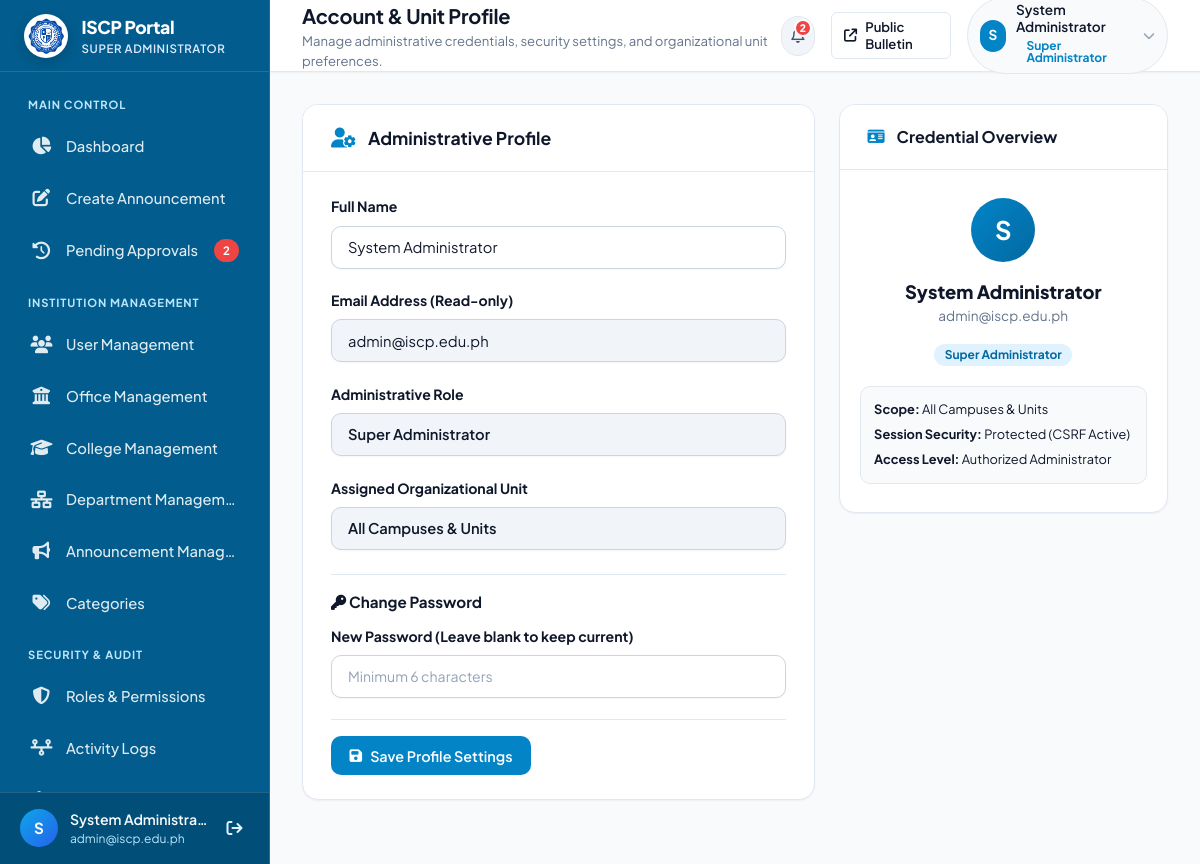
Screenshot of /admin/profile.php (signed in) with the database file from the repository.
### tables this page shows
CREATE TABLE IF NOT EXISTS `users` (
    `id` INT AUTO_INCREMENT PRIMARY KEY,
    `name` VARCHAR(100) NOT NULL,
    `email` VARCHAR(150) NOT NULL UNIQUE,
    `password_hash` VARCHAR(255) NOT NULL,
    `role` VARCHAR(50) NOT NULL DEFAULT 'college_admin',
    `assigned_college` VARCHAR(150) DEFAULT NULL,
    `assigned_office` VARCHAR(150) DEFAULT NULL,
    `assigned_department` VARCHAR(150) DEFAULT NULL,
    `status` ENUM('active', 'inactive') NOT NULL DEFAULT 'active',
    `created_at` TIMESTAMP DEFAULT CURRENT_TIMESTAMP
);

### admin/profile.php (the view, shortened to what the rows shown need)
<?php
require_once __DIR__ . '/includes/auth.php';
$currentUser = current_user();
$page_title = 'Account & Unit Profile';
require_once __DIR__ . '/includes/header.php';
?>
<div style="display: grid; grid-template-columns: minmax(0, 1.4fr) minmax(300px, 0.9fr); gap: 1.5rem; align-items: start;">
    <div class="content-card">
        <div class="card-header">
            <div class="card-header-left">
                <h2 class="card-title">Administrative Profile</h2>
            </div>
        </div>
        <div class="card-body">
            <form method="POST" action="profile.php">
                <div class="form-group">
                    <label class="form-label">Full Name</label>
                    <input type="text" name="name" class="form-control" value="<?= h($currentUser['name']) ?>" required>
                </div>
                <div class="form-group">
                    <label class="form-label">Email Address (Read-only)</label>
                    <input type="email" class="form-control" value="<?= h($currentUser['email']) ?>" readonly style="background: #f1f5f9; cursor: not-allowed;">
                </div>
                <div class="form-group">
                    <label class="form-label">Assigned Organizational Unit</label>
                    <input type="text" class="form-control" value="<?= h($assignedUnit) ?>" readonly style="background: #f1f5f9; cursor: not-allowed; font-weight: 600;">
                </div>
            </form>
        </div>
    </div>
    <div>
        <div class="content-card">
            <div class="card-body" style="text-align: center; padding: 1.75rem 1.25rem;">
                <div class="avatar-circle" style="width: 64px; height: 64px; font-size: 1.6rem; margin: 0 auto 1rem; background: var(--primary-gradient);">
                    <?= strtoupper(substr($currentUser['name'] ?? 'A', 0, 1)) ?>
                </div>
                <h3 style="font-size: 1.15rem; font-weight: 800; color: #0f172a;"><?= h($currentUser['name']) ?></h3>
                <p style="font-size: 0.85rem; color: #64748b;"><?= h($currentUser['email']) ?></p>
                <div style="margin-top: 1rem;">
                    <span class="badge" style="background:#e0f2fe; color:#0369a1; font-weight:700; font-size:0.75rem;">
                    </span>
                </div>
                <div style="background: #f8fafc; border: 1px solid var(--card-border); border-radius: var(--radius-md); padding: 0.85rem; margin-top: 1.25rem; font-size: 0.8rem; text-align: left;">
                    <div style="margin-bottom: 0.35rem;"><strong>Scope:</strong> <?= h($assignedUnit) ?></div>
                    <div style="margin-bottom: 0.35rem;"><strong>Session Security:</strong> Protected (CSRF Active)</div>
                    <div><strong>Access Level:</strong> Authorized Administrator</div>
                </div>
            </div>
        </div>
    </div>
</div>
<?php require_once __DIR__ . '/includes/footer.php'; ?>

### admin/includes/header.php (shortened to what the rows shown need)
<?php
require_once __DIR__ . '/auth.php';
$currentRole = current_user_role();
?>
<!DOCTYPE html>
<html lang="en">
<head>
    <link rel="stylesheet" href="https://cdnjs.cloudflare.com/ajax/libs/font-awesome/6.5.1/css/all.min.css">
    <link rel="stylesheet" href="../assets/css/admin.css">
</head>
<body class="admin-body">
<div class="admin-wrapper">
    <?php require_once __DIR__ . '/sidebar.php'; ?>
    <div class="admin-main">
        <header class="admin-topbar">
            <div class="topbar-left">
                <div class="page-header-info">
                    <h1 class="page-title"><?= isset($page_title) ? h($page_title) : 'Dashboard' ?></h1>
                </div>
            </div>
            <div class="topbar-right">
                <div class="profile-menu-container">
                    <div class="user-profile-badge" id="profileBadgeTrigger" style="cursor: pointer;" title="Click to view account menu">
                        <div class="avatar-circle">
                            <?= strtoupper(substr($currentUser['name'] ?? 'A', 0, 1)) ?>
                        </div>
                        <div class="user-meta desktop-only">
                            <span class="user-name"><?= h($currentUser['name']) ?></span>
                            <span class="badge badge-admin"><?= h(format_role_label($currentRole)) ?></span>
                        </div>
                        <i class="fa-solid fa-chevron-down" style="font-size: 0.75rem; color: #94a3b8; margin-left: 0.2rem;"></i>
                    </div>
                </div>
            </div>
        </header>
        <main class="admin-content">

### admin/includes/sidebar.php (shortened to what the rows shown need)
<?php
$currentUser = current_user();
$role = $currentUser['role'] ?? 'super_admin';
$assignedUnit = get_user_assigned_unit($currentUser);
?>
<aside class="admin-sidebar" id="adminSidebar">
    <div class="sidebar-brand">
        <a href="index.php" class="brand-link" title="International State College of the Philippines">
            <div class="brand-text">
                <span class="brand-title">ISCP Portal</span>
                <span class="brand-subtitle"><?= h(format_role_label($role)) ?></span>
            </div>
        </a>
    </div>
    <div class="sidebar-footer">
        <div class="user-card-compact">
            <div class="user-avatar-sm" title="<?= h($currentUser['name']) ?>">
                <?= strtoupper(substr($currentUser['name'] ?? 'A', 0, 1)) ?>
            </div>
            <div class="user-details">
                <div class="name" title="<?= h($currentUser['name']) ?>"><?= h($currentUser['name']) ?></div>
                <div class="role-email" title="<?= h($currentUser['email']) ?>"><?= h($currentUser['email']) ?></div>
            </div>
            <a href="javascript:void(0)" onclick="openModal('signOutModal')" class="btn-sidebar-logout" title="Sign Out">
                <i class="fa-solid fa-arrow-right-from-bracket"></i>
            </a>
        </div>
    </div>
</aside>

### rows the page displays
users: role "SUPER ADMINISTRATOR", name "S", name "System Administra…", email "admin@iscp.edu.ph", name "System Administrator", role "All Campuses & Units"

### other values shown
$pendingCount "2"
$page_title "Account & Unit Profile"
$page_subtitle "Manage administrative credentials, security settings, and organizational unit preferences."
format_role_label($currentRole) "Super Administrator"
